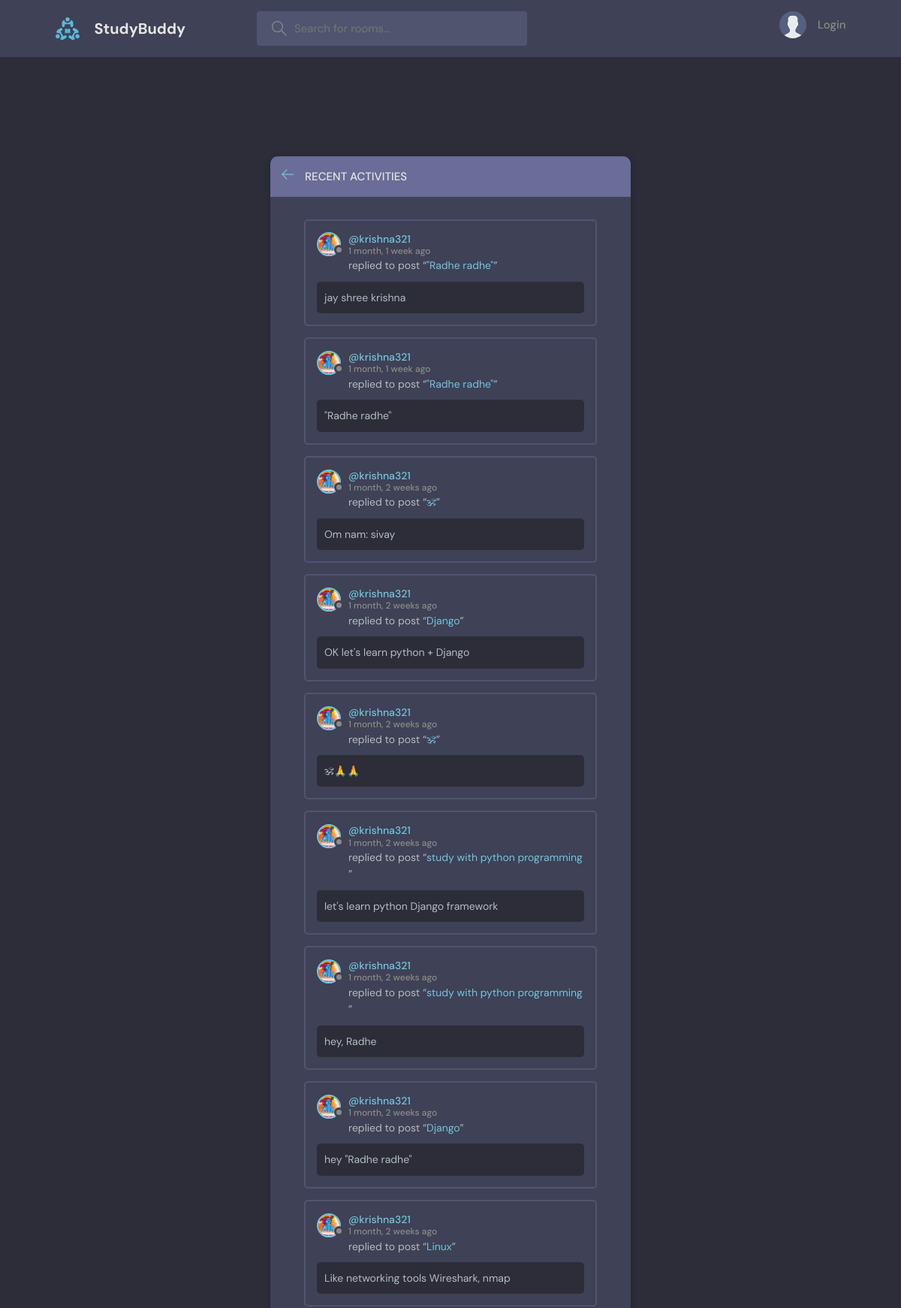
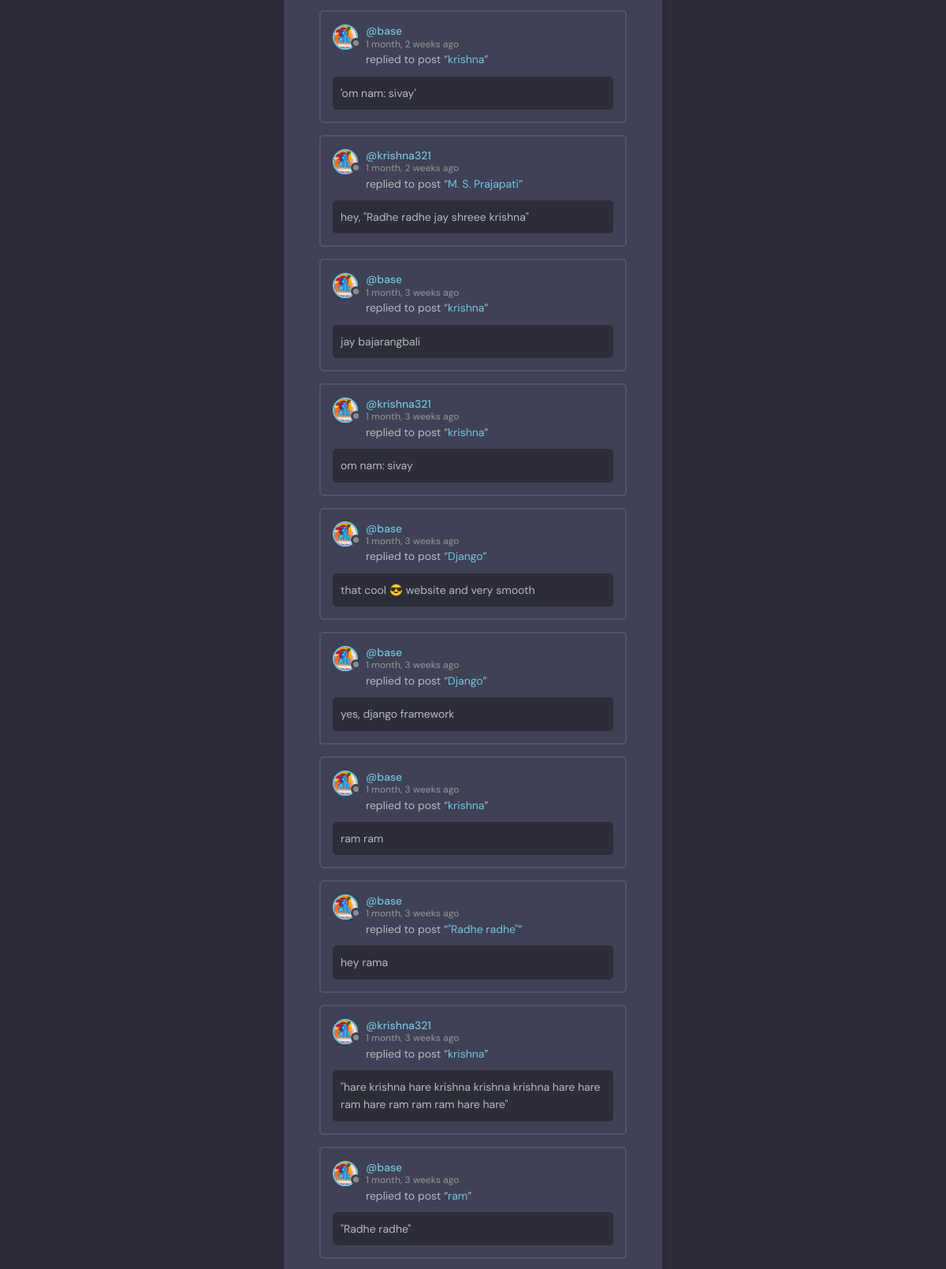
The page /activity/ (upper part) on the database its author committed (2 pictures, top to bottom).
### base/models.py (models this page shows)
class Message(models.Model):
    user = models.ForeignKey(User, on_delete=models.CASCADE)
    room = models.ForeignKey(Room, on_delete=models.CASCADE)
    body = models.TextField()
    updated = models.DateTimeField(auto_now=True)
    created = models.DateTimeField(auto_now_add=True)
    class Meta:
        ordering = ['-updated', '-created']
    def __str__(self):
        return self.body

class Room(models.Model):
    host = models.ForeignKey(User, on_delete=models.SET_NULL, null=True)
    topic = models.ForeignKey(Topic, on_delete=models.SET_NULL, null=True)
    name = models.CharField(max_length=100)
    description = models.TextField(null=True, blank=True)
    participants = models.ManyToManyField(User, related_name='participants', blank=True)
    updated = models.DateTimeField(auto_now=True)
    created = models.DateTimeField(auto_now_add=True)
    class Meta:
        ordering = ['-updated', '-created']
    def __str__(self):
        return self.name

### base/views.py (the view)
# urls.py: path('activity/', views.activityPage, name='activity'),
def activityPage(request):
    room_messages = Message.objects.all()
    return render(request, "base/activity.html", {'room_messages':room_messages})

### base/templates/base/activity.html (shortened to what this page needs)
{% extends "main.html" %}
{% block content %}
{% load static %}
    <main class="layout">
      <div class="container">
        <div class="layout__box">
          <div class="layout__boxHeader">
            <div class="layout__boxTitle">
              <a href="{% url "home" %}">
                <svg version="1.1" xmlns="http://www.w3.org/2000/svg" width="32" height="32" viewBox="0 0 32 32">
                  <title>arrow-left</title>
                  <path
                    d="M13.723 2.286l-13.723 13.714 13.719 13.714 1.616-1.611-10.96-10.96h27.625v-2.286h-27.625l10.965-10.965-1.616-1.607z"
                  ></path>
                </svg>
              </a>
              <h3>Recent Activities</h3>
            </div>
          </div>
          <div class="activities-page layout__body">
            {% for message in room_messages %}
            <div class="activities__box">
              <div class="activities__boxHeader roomListRoom__header">
                <a href="{% url 'user-profile' message.user.id %}" class="roomListRoom__author">
                  <div class="avatar avatar--small">
                    <img src="{% static "images/krish.jpeg" %}" />
                  </div>
                  <p>
                    @{{message.user}}
                    <span>{{message.created|timesince}} ago</span>
                  </p>
                </a>
              </div>
              <div class="activities__boxContent">
                <p>replied to post “<a href="{% url 'room' message.room.id %}">{{message.room}}</a>”</p>
                <div class="activities__boxRoomContent">
                    <p>{{message}}</p>
                </div>
              </div>
            </div>
            {% endfor %}
          </div>
        </div>
      </div>
    </main>
{% endblock content %}

### static/styles/style.css (style rules this page uses)
:root { --color-main: #71c6dd; --color-main-light: #e1f6fb; --color-dark: #3f4156; --color-dark-medium: #51546e; --color-dark-light: #696d97; --color-light: #e5e5e5; --color-gray: #8b8b8b; --color-light-gray: #b2bdbd; --color-bg: #2d2d39; --color-success: #5dd693; --color-error: #fc4b0b; }
* { font-family: "DM Sans", -apple-system, BlinkMacSystemFont, "Segoe UI", Roboto, Oxygen, Ubuntu, Cantarell, "Open Sans", "Helvetica Neue", sans-serif; margin: 0; padding: 0; box-sizing: border-box; text-rendering: optimizeLegibility; font-size: inherit; }
html { font-size: 56.25%; }
@media only screen and (min-width: 1200px) { html { font-size: 62.5%; } }
body { line-height: 1.6; font-weight: 400; font-size: 1.5rem; color: var(--color-light-gray); background-color: var(--color-bg); min-height: 100vh; }
img { width: 100%; }
a { display: inline-block; color: var(--color-main); text-decoration: none; }
.container { max-width: 120rem; width: 90%; margin: auto; }
.avatar { position: relative; display: inline-block; border-radius: 50%; border: 2px solid var(--color-main); }
.avatar img { display: block; border-radius: 50%; object-fit: cover; object-position: center; }
.avatar::after { content: ""; display: block; position: absolute; background-color: var(--color-gray); z-index: 111; border-radius: 50%; border: 0.3rem solid var(--color-dark); }
.avatar.avatar--small img { width: 2.8rem; height: 2.8rem; }
.avatar.avatar--small:after { width: 0.7rem; height: 0.7rem; bottom: 0px; right: -6px; }
.layout { margin-top: 2.4rem; }
.layout > .container { display: flex; justify-content: space-between; align-items: flex-start; }
.layout__box { width: 90%; max-width: 48rem; min-height: 40rem; position: absolute; top: 50%; left: 50%; transform: translate(-50%, -46%); background-color: var(--color-dark); border-radius: 1rem; box-shadow: 1px 1px 6px 3px rgba(0, 0, 0, 0.1); overflow: hidden; }
.layout__boxHeader { display: flex; padding: 1.5rem; background-color: var(--color-dark-light); }
.layout__boxTitle { display: flex; gap: 1.5rem; align-items: center; }
.layout__boxTitle h3 { text-transform: uppercase; font-weight: 500; color: var(--color-light); }
.layout__boxTitle svg { width: 1.6rem; height: 1.6rem; fill: var(--color-main); }
.layout__body { margin: 3rem; }
.roomListRoom__header { display: flex; justify-content: space-between; align-items: center; }
.roomListRoom__author { font-weight: 500; display: flex; align-items: center; gap: 1rem; }
.activities__box { margin: 1.5rem; padding: 1.5rem; border: 2px solid var(--color-dark-medium); border-radius: 5px; }
.activities__boxHeader p { font-size: 1.4rem; line-height: 1.3; }
.activities__boxHeader p span { color: var(--color-gray); font-size: 1.2rem; display: block; }
.activities__boxContent { margin-left: 4.2rem; }
.activities__boxContent { font-size: 1.4rem; }
.activities__boxRoomContent { background: var(--color-bg); padding: 1rem; border-radius: 5px; margin-top: 1rem; margin-left: -4.2rem; }

### rows shown on the page
Message: user "krishna321", created "1 month, 1 week", room "\"Radhe radhe\"", body "jay shree krishna"
Message: user "krishna321", created "1 month, 1 week", room "\"Radhe radhe\"", body "\"Radhe radhe\""
Message: user "krishna321", created "1 month, 2 weeks", room "🕉", body "Om nam: sivay"
Message: user "krishna321", created "1 month, 2 weeks", room "Django", body "OK let's learn python + Django"
Message: user "krishna321", created "1 month, 2 weeks", room "🕉", body "🕉🙏🙏"
Message: user "krishna321", created "1 month, 2 weeks", room "study with python programming", body "let's learn python Django framework"
Message: user "krishna321", created "1 month, 2 weeks", room "study with python programming", body "hey, Radhe"
Message: user "krishna321", created "1 month, 2 weeks", room "Django", body "hey \"Radhe radhe\""
Message: user "krishna321", created "1 month, 2 weeks", room "Linux", body "Like networking tools Wireshark, nmap"
Message: user "base", created "1 month, 2 weeks", room "krishna", body "'om nam: sivay'"
Message: user "krishna321", created "1 month, 2 weeks", room "M. S. Prajapati", body "hey, \"Radhe radhe jay shreee krishna\""
Message: user "base", created "1 month, 3 weeks", room "krishna", body "jay bajarangbali"
Message: user "krishna321", created "1 month, 3 weeks", room "krishna", body "om nam: sivay"
Message: user "base", created "1 month, 3 weeks", room "Django", body "that cool 😎 website and very smooth"
Message: user "base", created "1 month, 3 weeks", room "Django", body "yes, django framework"
Message: user "base", created "1 month, 3 weeks", room "krishna", body "ram ram"
Message: user "base", created "1 month, 3 weeks", room "\"Radhe radhe\"", body "hey rama"
Message: user "krishna321", created "1 month, 3 weeks", room "krishna", body "\"hare krishna hare krishna krishna krishna hare hare ram hare ram ram ram hare hare\""
Message: user "base", created "1 month, 3 weeks", room "ram", body "\"Radhe radhe\""
